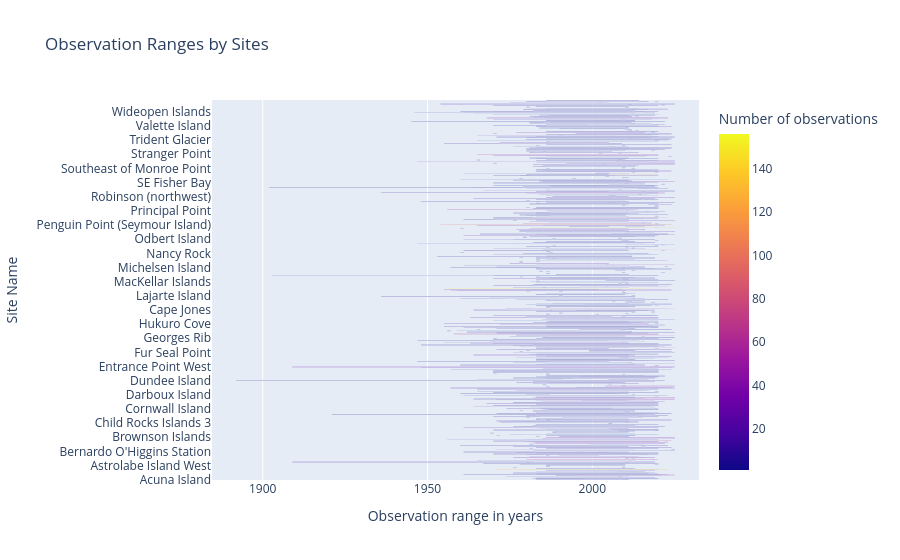

Notebook code for this chart:
### Code cell
import plotly.express as px

fig = px.bar(
        df_sites_obs_range,
        x='Observation range in years',
        y='site_name',
        base='First observation year',
        orientation='h',
        color='Number of observations',
        title='Observation Ranges by Sites',
        labels={
                "site_name": "Site Name"
        }
        )

fig.show()

### Figure 1 — Plotly figure (JSON) as saved in the notebook; plotly's stock layout.template omitted (floating-point values rounded to 4 significant figures; data arrays with more than 128 entries replaced by an {"elided": "..."} marker saying what was removed)
{"data": [{"base": {"elided": "725 int values"}, "hovertemplate": "First observation year=%{base}<br>Observation range in years=%{x}<br>Site Name=%{y}<br>Number of observations=%{marker.color}<extra></extra>", "legendgroup": "", "marker": {"color": {"elided": "725 int values"}, "coloraxis": "coloraxis", "pattern": {"shape": ""}}, "name": "", "orientation": "h", "showlegend": false, "textposition": "auto", "type": "bar", "x": {"elided": "725 int values"}, "xaxis": "x", "y": {"elided": "725 str values"}, "yaxis": "y"}], "layout": {"barmode": "relative", "coloraxis": {"colorbar": {"title": {"text": "Number of observations"}}, "colorscale": [[0, "#0d0887"], [0.1111, "#46039f"], [0.2222, "#7201a8"], [0.3333, "#9c179e"], [0.4444, "#bd3786"], [0.5556, "#d8576b"], [0.6667, "#ed7953"], [0.7778, "#fb9f3a"], [0.8889, "#fdca26"], [1, "#f0f921"]]}, "legend": {"tracegroupgap": 0}, "title": {"text": "Observation Ranges by Sites"}, "xaxis": {"anchor": "y", "domain": [0, 1], "title": {"text": "Observation range in years"}}, "yaxis": {"anchor": "x", "domain": [0, 1], "title": {"text": "Site Name"}}}}
